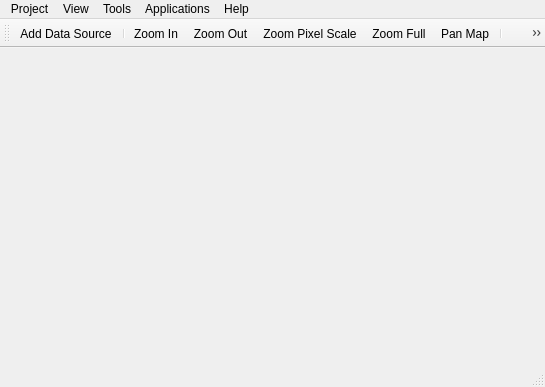
<?xml version='1.0' encoding='UTF-8'?>
<ui version="4.0">
 <class>MainWindow</class>
 <widget class="QMainWindow" name="MainWindow">
  <property name="geometry">
   <rect>
    <x>0</x>
    <y>0</y>
    <width>545</width>
    <height>387</height>
   </rect>
  </property>
  <property name="windowTitle">
   <string>EnMAP-Box</string>
  </property>
  <property name="dockOptions">
   <set>QMainWindow::AllowNestedDocks|QMainWindow::AllowTabbedDocks|QMainWindow::AnimatedDocks|QMainWindow::ForceTabbedDocks|QMainWindow::VerticalTabs</set>
  </property>
  <widget class="QWidget" name="centralwidget">
   <property name="acceptDrops">
    <bool>true</bool>
   </property>
   <property name="styleSheet">
    <string notr="true"/>
   </property>
   <layout class="QHBoxLayout" name="horizontalLayout">
    <property name="margin">
     <number>0</number>
    </property>
    <item>
     <widget class="QFrame" name="centralFrame">
      <property name="frameShape">
       <enum>QFrame::NoFrame</enum>
      </property>
      <property name="frameShadow">
       <enum>QFrame::Raised</enum>
      </property>
      <layout class="QVBoxLayout" name="verticalLayout">
       <property name="spacing">
        <number>0</number>
       </property>
       <property name="leftMargin">
        <number>0</number>
       </property>
       <property name="topMargin">
        <number>0</number>
       </property>
       <property name="rightMargin">
        <number>0</number>
       </property>
       <property name="bottomMargin">
        <number>10</number>
       </property>
       <item>
        <widget class="QgsMessageBar" name="messageBar">
         <property name="frameShape">
          <enum>QFrame::StyledPanel</enum>
         </property>
         <property name="frameShadow">
          <enum>QFrame::Raised</enum>
         </property>
        </widget>
       </item>
       <item>
        <widget class="DockArea" native="true" name="dockArea"/>
       </item>
       <item>
        <spacer name="verticalSpacer">
         <property name="orientation">
          <enum>Qt::Vertical</enum>
         </property>
         <property name="sizeHint" stdset="0">
          <size>
           <width>20</width>
           <height>40</height>
          </size>
         </property>
        </spacer>
       </item>
      </layout>
     </widget>
    </item>
   </layout>
  </widget>
  <widget class="QMenuBar" name="menubar">
   <property name="geometry">
    <rect>
     <x>0</x>
     <y>0</y>
     <width>545</width>
     <height>21</height>
    </rect>
   </property>
   <widget class="QMenu" name="menuAbout">
    <property name="title">
     <string>Help</string>
    </property>
    <addaction name="actionAbout"/>
   </widget>
   <widget class="QMenu" name="menuFile">
    <property name="title">
     <string>Project</string>
    </property>
    <addaction name="actionAddDataSource"/>
    <addaction name="separator"/>
    <addaction name="actionSettings"/>
    <addaction name="separator"/>
    <addaction name="actionExit"/>
   </widget>
   <widget class="QMenu" name="menuView">
    <property name="title">
     <string>View</string>
    </property>
    <widget class="QMenu" name="menuPanels">
     <property name="title">
      <string>Panels</string>
     </property>
    </widget>
    <addaction name="actionPan"/>
    <addaction name="actionZoomIn"/>
    <addaction name="actionZoomOut"/>
    <addaction name="separator"/>
    <addaction name="actionZoomFullExtent"/>
    <addaction name="actionZoomPixelScale"/>
    <addaction name="separator"/>
    <addaction name="actionIdentify"/>
    <addaction name="separator"/>
    <addaction name="actionAddMapView"/>
    <addaction name="actionAddTextView"/>
    <addaction name="actionAddMimeView"/>
    <addaction name="menuPanels"/>
   </widget>
   <widget class="QMenu" name="menuTools">
    <property name="title">
     <string>Tools</string>
    </property>
   </widget>
   <widget class="QMenu" name="menuApplications">
    <property name="title">
     <string>Applications</string>
    </property>
   </widget>
   <addaction name="menuFile"/>
   <addaction name="menuView"/>
   <addaction name="menuTools"/>
   <addaction name="menuApplications"/>
   <addaction name="menuAbout"/>
  </widget>
  <widget class="QStatusBar" name="statusbar"/>
  <widget class="QToolBar" name="toolBar">
   <property name="windowTitle">
    <string>toolBar</string>
   </property>
   <property name="iconSize">
    <size>
     <width>28</width>
     <height>28</height>
    </size>
   </property>
   <property name="toolButtonStyle">
    <enum>Qt::ToolButtonIconOnly</enum>
   </property>
   <attribute name="toolBarArea">
    <enum>TopToolBarArea</enum>
   </attribute>
   <attribute name="toolBarBreak">
    <bool>false</bool>
   </attribute>
   <addaction name="actionAddDataSource"/>
   <addaction name="separator"/>
   <addaction name="actionZoomIn"/>
   <addaction name="actionZoomOut"/>
   <addaction name="actionZoomPixelScale"/>
   <addaction name="actionZoomFullExtent"/>
   <addaction name="actionPan"/>
   <addaction name="separator"/>
   <addaction name="actionIdentify"/>
   <addaction name="actionSettings"/>
   <addaction name="actionAbout"/>
  </widget>
  <action name="actionAddMapView">
   <property name="icon">
    <iconset resource="resources.qrc">
     <normaloff>:/enmapbox/icons/viewlist_mapdock.png</normaloff>:/enmapbox/icons/viewlist_mapdock.png</iconset>
   </property>
   <property name="text">
    <string>Add Map Dock</string>
   </property>
  </action>
  <action name="actionAddTextView">
   <property name="icon">
    <iconset resource="resources.qrc">
     <normaloff>:/enmapbox/icons/viewlist_dock.png</normaloff>:/enmapbox/icons/viewlist_dock.png</iconset>
   </property>
   <property name="text">
    <string>Add Text Dock</string>
   </property>
  </action>
  <action name="actionAddGraphView">
   <property name="icon">
    <iconset resource="resources.qrc">
     <normaloff>:/enmapbox/icons/viewlist_spectrumdock.png</normaloff>:/enmapbox/icons/viewlist_spectrumdock.png</iconset>
   </property>
   <property name="text">
    <string>addGraphView</string>
   </property>
  </action>
  <action name="actionZoomIn">
   <property name="icon">
    <iconset resource="resources.qrc">
     <normaloff>:/enmapbox/icons/mActionZoomIn.png</normaloff>:/enmapbox/icons/mActionZoomIn.png</iconset>
   </property>
   <property name="text">
    <string>Zoom In</string>
   </property>
  </action>
  <action name="actionZoomOut">
   <property name="icon">
    <iconset resource="resources.qrc">
     <normaloff>:/enmapbox/icons/mActionZoomOut.png</normaloff>:/enmapbox/icons/mActionZoomOut.png</iconset>
   </property>
   <property name="text">
    <string>Zoom Out</string>
   </property>
  </action>
  <action name="actionPan">
   <property name="icon">
    <iconset resource="resources.qrc">
     <normaloff>:/enmapbox/icons/mActionPan.png</normaloff>:/enmapbox/icons/mActionPan.png</iconset>
   </property>
   <property name="text">
    <string>Pan Map</string>
   </property>
  </action>
  <action name="actionIdentify">
   <property name="icon">
    <iconset resource="resources.qrc">
     <normaloff>:/enmapbox/icons/mActionIdentify.png</normaloff>
     <normalon>:/enmapbox/png/icons/mActionIdentify.png</normalon>:/enmapbox/icons/mActionIdentify.png</iconset>
   </property>
   <property name="text">
    <string>Identify Pixels and Features</string>
   </property>
   <property name="toolTip">
    <string>identify</string>
   </property>
  </action>
  <action name="actionAddDataSource">
   <property name="icon">
    <iconset resource="resources.qrc">
     <normaloff>:/enmapbox/icons/add_datasource.png</normaloff>:/enmapbox/icons/add_datasource.png</iconset>
   </property>
   <property name="text">
    <string>Add Data Source</string>
   </property>
   <property name="toolTip">
    <string>Adds a data sourc, e.g. raster or vector file</string>
   </property>
  </action>
  <action name="actionZoomFullExtent">
   <property name="icon">
    <iconset resource="resources.qrc">
     <normaloff>:/enmapbox/icons/mActionZoomFullExtent.png</normaloff>:/enmapbox/icons/mActionZoomFullExtent.png</iconset>
   </property>
   <property name="text">
    <string>Zoom Full</string>
   </property>
   <property name="toolTip">
    <string>Zoom to full extent</string>
   </property>
  </action>
  <action name="actionAddMimeView">
   <property name="icon">
    <iconset resource="resources.qrc">
     <normaloff>:/enmapbox/icons/viewlist_dock.png</normaloff>:/enmapbox/icons/viewlist_dock.png</iconset>
   </property>
   <property name="text">
    <string>Add MimeData Viewer (experimental)</string>
   </property>
  </action>
  <action name="actionSave_Settings">
   <property name="text">
    <string>Save Settings</string>
   </property>
  </action>
  <action name="actionZoomPixelScale">
   <property name="icon">
    <iconset resource="resources.qrc">
     <normaloff>:/enmapbox/icons/mActionZoomActual.png</normaloff>:/enmapbox/icons/mActionZoomActual.png</iconset>
   </property>
   <property name="text">
    <string>Zoom Pixel Scale</string>
   </property>
   <property name="toolTip">
    <string>Zoom to pixel scale</string>
   </property>
  </action>
  <action name="actionAbout">
   <property name="icon">
    <iconset resource="resources.qrc">
     <normaloff>:/enmapbox/icons/metadata.png</normaloff>:/enmapbox/icons/metadata.png</iconset>
   </property>
   <property name="text">
    <string>About</string>
   </property>
  </action>
  <action name="actionIdentifyMapLayers">
   <property name="icon">
    <iconset>
     <normaloff>:/timeseriesviewer/icons/mActionIdentify.png</normaloff>:/timeseriesviewer/icons/mActionIdentify.png</iconset>
   </property>
   <property name="text">
    <string>Identify</string>
   </property>
   <property name="toolTip">
    <string>Identify map layers</string>
   </property>
  </action>
  <action name="actionSettings">
   <property name="icon">
    <iconset resource="resources.qrc">
     <normaloff>:/enmapbox/icons/system.png</normaloff>:/enmapbox/icons/system.png</iconset>
   </property>
   <property name="text">
    <string>Settings</string>
   </property>
  </action>
  <action name="actionExit">
   <property name="icon">
    <iconset resource="resources.qrc">
     <normaloff>:/enmapbox/icons/mActionFileExit.png</normaloff>:/enmapbox/icons/mActionFileExit.png</iconset>
   </property>
   <property name="text">
    <string>Exit EnMAP-Box</string>
   </property>
  </action>
  <action name="actionPanToSelected">
   <property name="text">
    <string>PanToSelected</string>
   </property>
  </action>
  <action name="actionPasteLayerStyle">
   <property name="text">
    <string>Paste Laye rStyle</string>
   </property>
  </action>
  <action name="actionProjectProperties">
   <property name="text">
    <string>Project Properties</string>
   </property>
   <property name="toolTip">
    <string>Project Properties</string>
   </property>
  </action>
  <action name="actionQgisHomePage">
   <property name="text">
    <string>QgisHomePage</string>
   </property>
  </action>
  <action name="actionEnMAPBoxHomePage">
   <property name="text">
    <string>EnMAP-Box Home Page</string>
   </property>
  </action>
  <action name="actionSaveProject">
   <property name="text">
    <string>Save Project</string>
   </property>
  </action>
 </widget>
 <customwidgets>
  <customwidget>
   <class>DockArea</class>
   <extends>QWidget</extends>
   <header>enmapbox.gui.docks</header>
   <container>1</container>
  </customwidget>
  <customwidget>
   <class>QgsMessageBar</class>
   <extends>QFrame</extends>
   <header>qgis.gui</header>
   <container>1</container>
  </customwidget>
 </customwidgets>
 <resources>
  <include location="resources.qrc"/>
  <include location="../../../../../QGIS/images/images.qrc"/>
 </resources>
 <connections/>
</ui>
